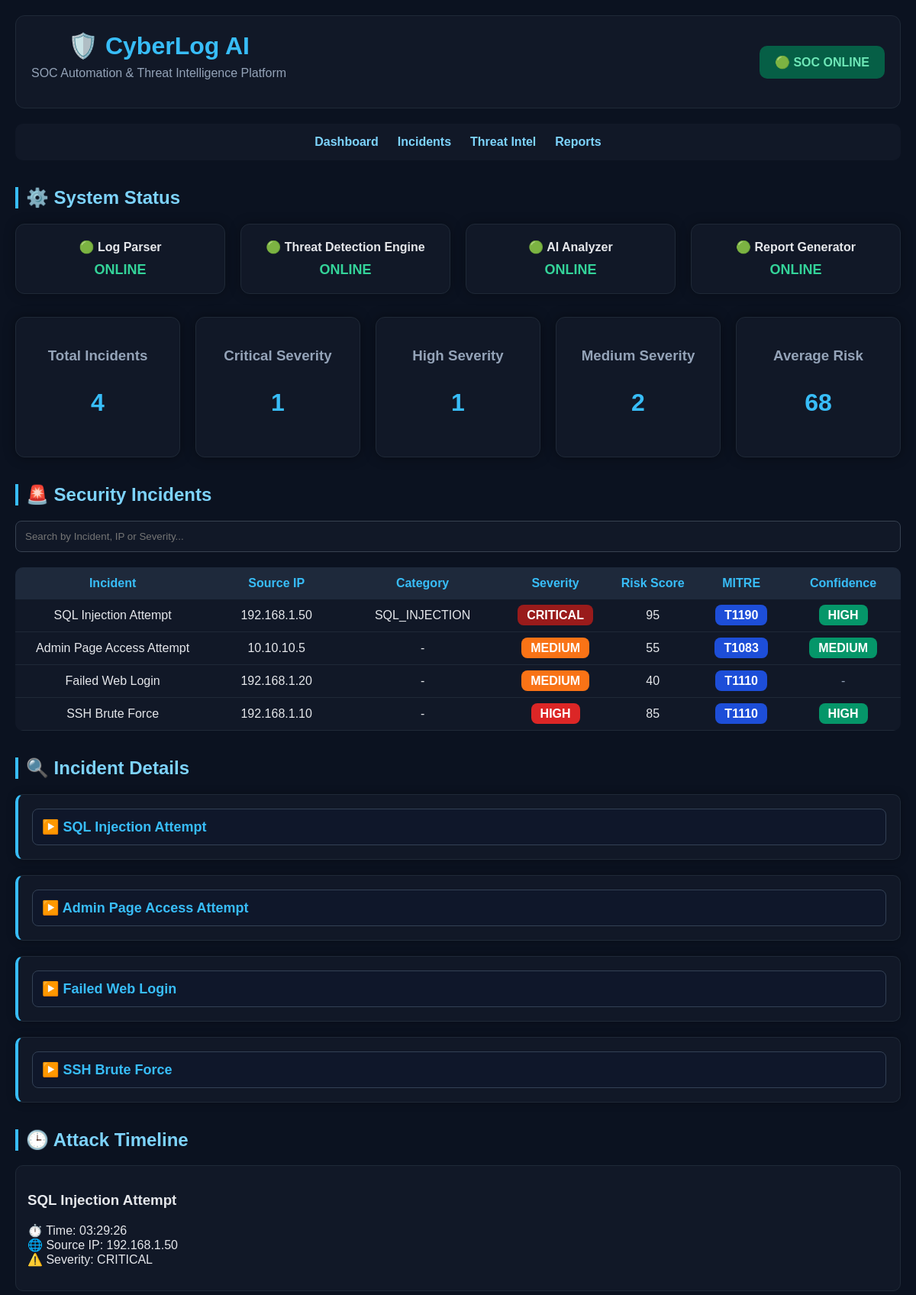
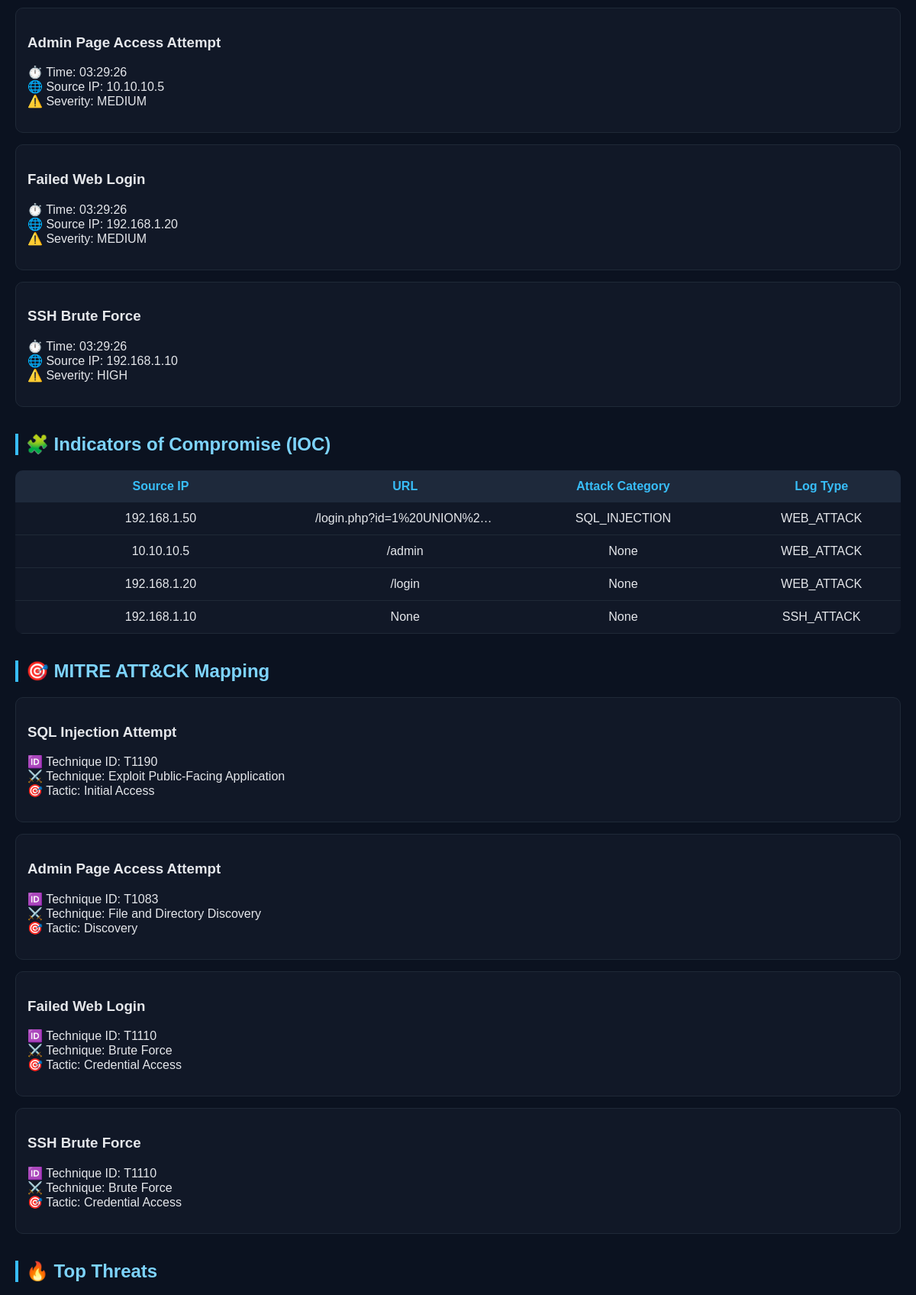
The page / (upper part) on the database its author committed (2 pictures, top to bottom).
### tables this page shows
CREATE TABLE incidents (
        id INTEGER PRIMARY KEY AUTOINCREMENT,

        incident TEXT,
        source_ip TEXT,
        severity TEXT,
        risk_score INTEGER,

        category TEXT,

        mitre TEXT,

        confidence TEXT,

        analysis TEXT,

        recommendations TEXT,

        ioc TEXT,

        threat_intelligence TEXT,

        created_at TIMESTAMP DEFAULT CURRENT_TIMESTAMP
    );

### dashboard/app.py (the view)
@app.route("/")
def dashboard():
    incidents = get_incidents()
    total = len(incidents)
    critical = len(
        [i for i in incidents if i["severity"] == "CRITICAL"]
    )
    high = len(
        [i for i in incidents if i["severity"] == "HIGH"]
    )
    medium = len(
        [i for i in incidents if i["severity"] == "MEDIUM"]
    )
    low = len(
        [i for i in incidents if i["severity"] == "LOW"]
    )
    avg_risk = 0
    if total:
        avg_risk = int(
            sum(i["risk_score"] for i in incidents) / total
        )
    top_threats = sorted(
        incidents,
        key=lambda x: x["risk_score"],
        reverse=True
    )
    timeline = AttackTimeline().generate(incidents)
    return render_template(
        "index.html",
        incidents=incidents,
        top_threats=top_threats,
        timeline=timeline,
        ioc_data=incidents,
        mitre_data=incidents,
        total=total,
        critical=critical,
        high=high,
        medium=medium,
        low=low,
        avg_risk=avg_risk
    )

### dashboard/services/database_service.py (called while the page is built)
def get_incidents():
    conn = sqlite3.connect(DB_PATH)
    conn.row_factory = sqlite3.Row
    cursor = conn.cursor()
    cursor.execute(
        "SELECT * FROM incidents ORDER BY id DESC"
    )
    rows = cursor.fetchall()
    incidents = []
    for row in rows:
        incident = dict(row)
        incident["ioc"] = json.loads(
            incident["ioc"] or "{}"
        )
        incident["mitre"] = json.loads(
            incident["mitre"] or "{}"
        )
        incident["threat_intelligence"] = json.loads(
            incident["threat_intelligence"] or "{}"
        )
        incident["recommendations"] = json.loads(
            incident["recommendations"] or "[]"
        )
        incidents.append(incident)
    conn.close()
    return incidents

### src/reporting/timeline.py (called while the page is built)
    def generate(self, incidents):
        timeline = []
        for incident in incidents:
            timeline.append({
                "time": datetime.now().strftime("%H:%M:%S"),
                "incident": incident.get("incident"),
                "severity": incident.get("severity"),
                "source_ip": incident.get("source_ip")
            })
        return timeline

### dashboard/templates/index.html (shortened to what this page needs)
<!DOCTYPE html>
<html>
<head>
    <link rel="stylesheet" href="/static/style.css">
</head>
<body>
<header class="soc-header">
    <div>
        <h1>🛡️ CyberLog AI</h1>
        <p>SOC Automation & Threat Intelligence Platform</p>
    </div>
    <div class="status">
        🟢 SOC ONLINE
    </div>
</header>
<nav class="navbar">
    <a href="/">Dashboard</a>
    <a href="#incidents">Incidents</a>
    <a href="#threats">Threat Intel</a>
    <a href="#reports">Reports</a>
</nav>
<section class="system-status">
    <h2>⚙️ System Status</h2>
    <div class="status-grid">
        <div class="status-card">
            🟢 Log Parser
            <br>
            <span>ONLINE</span>
        </div>
        <div class="status-card">
            🟢 Threat Detection Engine
            <br>
            <span>ONLINE</span>
        </div>
        <div class="status-card">
            🟢 AI Analyzer
            <br>
            <span>ONLINE</span>
        </div>
        <div class="status-card">
            🟢 Report Generator
            <br>
            <span>ONLINE</span>
        </div>
    </div>
</section>
<div class="cards">
    <div class="card">
        <h3>Total Incidents</h3>
        <p id="totalIncidents">{{ total }}</p>
    </div>
    <div class="card">
    <h3>Critical Severity</h3>
    <p id="criticalCount">{{ critical }}</p>
</div>
<div class="card">
    <h3>High Severity</h3>
    <p id="highCount">{{ high }}</p>
</div>
<div class="card">
    <h3>Medium Severity</h3>
    <p id="mediumCount">{{ medium }}</p>
</div>
<div class="card">
    <h3>Average Risk</h3>
    <p id="avgRisk">{{ avg_risk }}</p>
</div>
</div>
<h2>🚨 Security Incidents</h2>
<input
    type="text"
    id="searchInput"
    placeholder="Search by Incident, IP or Severity..."
    onkeyup="searchTable()"
>
<table>
<tr>
    <th>Incident</th>
    <th>Source IP</th>
    <th>Category</th>
    <th>Severity</th>
    <th>Risk Score</th>
    <th>MITRE</th>
    <th>Confidence</th>
</tr>
<tbody id="incidentsTable">
{% for incident in incidents %}
<tr>
    <td>{{ incident.incident }}</td>
    <td>{{ incident.source_ip }}</td>
    <td>
    {% if incident.ioc.attack_category %}
        {{ incident.ioc.attack_category }}
    {% else %}
        -
    {% endif %}
    </td>
    <td>
    {% if incident.severity == "CRITICAL" %}
        <span class="severity-critical">{{ incident.severity }}</span>
    {% elif incident.severity == "HIGH" %}
        <span class="severity-high">{{ incident.severity }}</span>
    {% elif incident.severity == "MEDIUM" %}
        <span class="severity-medium">{{ incident.severity }}</span>
    {% else %}
        <span class="severity-low">{{ incident.severity }}</span>
    {% endif %}
    </td>
    <td>{{ incident.risk_score }}</td>
    <td>
    <span class="mitre-badge">
        {{ incident.mitre.technique_id }}
    </span>
</td>
    <td>
{% if incident.threat_intelligence.confidence %}
    <span class="confidence-badge">
        {{ incident.threat_intelligence.confidence }}
    </span>
{% else %}
    <span class="confidence-none">
        -
    </span>
{% endif %}
</td>
</tr>
{% endfor %}
</tbody>
</table>
<h2>🔍 Incident Details</h2>
{% for incident in incidents %}
<details class="incident-details">
<summary>{{ incident.incident }}</summary>
</details>
{% endfor %}
<h2>🕒 Attack Timeline</h2>
<div class="timeline">
{% for event in timeline %}
<div class="timeline-item">
    <h3>{{ event.incident }}</h3>
    <p>
        ⏱️ Time: {{ event.time }} <br>
        🌐 Source IP: {{ event.source_ip }} <br>
        ⚠️ Severity: {{ event.severity }}
    </p>
</div>
{% endfor %}
</div>
<h2>🧩 Indicators of Compromise (IOC)</h2>
<table>
<tr>
    <th>Source IP</th>
    <th>URL</th>
    <th>Attack Category</th>
    <th>Log Type</th>
</tr>
{% for item in ioc_data %}
<tr>
    <td>{{ item.ioc.source_ip }}</td>
    <td>{{ item.ioc.url }}</td>
    <td>{{ item.ioc.attack_category }}</td>
    <td>{{ item.ioc.log_type }}</td>
</tr>
{% endfor %}
</table>
<h2>🎯 MITRE ATT&CK Mapping</h2>
<div class="mitre-panel">
{% for item in mitre_data %}
<div class="mitre-item">
    <h3>{{ item.incident }}</h3>
    <p>
        🆔 Technique ID:
        {{ item.mitre.technique_id }}
        <br>
        ⚔️ Technique:
        {{ item.mitre.technique }}
        <br>
        🎯 Tactic:
        {{ item.mitre.tactic }}
    </p>
</div>
{% endfor %}
</div>
<h2>🔥 Top Threats</h2>
</body>
</html>

### dashboard/static/style.css (style rules this page uses)
* { box-sizing: border-box; }
body { margin: 0; padding: 20px; background: #0b1220; color: #e5e7eb; font-family: Arial, Helvetica, sans-serif; }
h1 { text-align: center; color: #38bdf8; margin-bottom: 30px; }
h2 { color: #7dd3fc; border-left: 4px solid #38bdf8; padding-left: 10px; margin-top: 35px; }
.cards { display: grid; grid-template-columns: repeat(auto-fit, minmax(180px, 1fr)); gap: 20px; margin-bottom: 30px; }
.card { background: #111827; border: 1px solid #1f2937; border-radius: 12px; padding: 20px; text-align: center; box-shadow: 0 0 15px rgba(0,0,0,0.4); }
.card h3 { color: #94a3b8; }
.card p { font-size: 32px; font-weight: bold; color: #38bdf8; }
input { width: 100%; padding: 12px; margin-bottom: 20px; background: #111827; border: 1px solid #374151; color: white; border-radius: 8px; }
table { width: 100%; border-collapse: collapse; background: #111827; margin-bottom: 30px; border-radius: 10px; overflow: hidden; }
th { background: #1e293b; color: #38bdf8; padding: 12px; }
td { padding: 12px; border-bottom: 1px solid #1f2937; text-align: center; }
.severity-critical { background: #991b1b; color: white; font-weight: bold; padding: 5px 12px; border-radius: 8px; }
.severity-high { background: #dc2626; color: white; font-weight: bold; padding: 5px 12px; border-radius: 8px; }
.severity-medium { background: #f97316; color: white; font-weight: bold; padding: 5px 12px; border-radius: 8px; }
.timeline-item, .mitre-item { background: #111827; border: 1px solid #1f2937; border-radius: 10px; padding: 15px; margin-bottom: 15px; }
.soc-header { display: flex; justify-content: space-between; align-items: center; background: #111827; padding: 20px; border-radius: 12px; border: 1px solid #1f2937; margin-bottom: 20px; }
.soc-header h1 { margin: 0; color: #38bdf8; }
.soc-header p { color: #94a3b8; margin-top: 8px; }
.status { background: #065f46; color: #6ee7b7; padding: 12px 20px; border-radius: 10px; font-weight: bold; }
.navbar { display: flex; justify-content: center; gap: 25px; background: #111827; padding: 15px; border-radius: 10px; margin-bottom: 30px; }
.navbar a { color: #7dd3fc; text-decoration: none; font-weight: bold; }
.system-status { margin-top: 30px; margin-bottom: 30px; }
.status-grid { display: grid; grid-template-columns: repeat(auto-fit, minmax(220px, 1fr)); gap: 20px; }
.status-card { background: #111827; border: 1px solid #1f2937; border-radius: 12px; padding: 20px; text-align: center; color: #e5e7eb; font-weight: bold; box-shadow: 0 0 15px rgba(0,0,0,0.3); }
.status-card span { display: inline-block; margin-top: 10px; color: #34d399; font-size: 18px; }
.mitre-badge { background: #1d4ed8; color: white; padding: 5px 12px; border-radius: 8px; font-weight: bold; }
.confidence-badge { background: #059669; color: white; padding: 5px 12px; border-radius: 8px; font-weight: bold; }
.confidence-none { color: #94a3b8; }
table { table-layout: fixed; }
th, td { overflow: hidden; text-overflow: ellipsis; white-space: nowrap; }
th:nth-child(1), td:nth-child(1) { width: 22%; }
th:nth-child(2), td:nth-child(2) { width: 15%; }
th:nth-child(3), td:nth-child(3) { width: 18%; }
th:nth-child(4), td:nth-child(4) { width: 12%; }
th:nth-child(5), td:nth-child(5) { width: 10%; }
th:nth-child(6), td:nth-child(6) { width: 10%; }
th:nth-child(7), td:nth-child(7) { width: 13%; }
.incident-details { background: #111827; border: 1px solid #1f2937; border-left: 4px solid #38bdf8; border-radius: 10px; padding: 18px; margin: 20px 0; box-shadow: 0 0 12px rgba(0, 0, 0, 0.3); }
.incident-details summary { cursor: pointer; list-style: none; font-size: 18px; font-weight: bold; color: #38bdf8; padding: 12px; border-radius: 8px; background: #0f172a; border: 1px solid #334155; transition: background 0.2s ease; }
.incident-details summary::before { content: "▶️ "; color: #22c55e; font-weight: bold; }

### rows shown on the page
incidents: incident "SQL Injection Attempt", source_ip "192.168.1.50", ioc.attack_category "SQL_INJECTION", severity "CRITICAL", risk_score "95", mitre.technique_id "T1190", threat_intelligence.confidence "HIGH", time "03:29:26", ioc.source_ip "192.168.1.50", ioc "/login.php?id=1%20UNION%2…", ioc.log_type "WEB_ATTACK", mitre.technique "Exploit Public-Facing Application", mitre.tactic "Initial Access"
incidents: incident "Admin Page Access Attempt", source_ip "10.10.10.5", severity "MEDIUM", risk_score "55", mitre.technique_id "T1083", threat_intelligence.confidence "MEDIUM", time "03:29:26", ioc.source_ip "10.10.10.5", ioc "/admin", ioc.attack_category "None", ioc.log_type "WEB_ATTACK", mitre.technique "File and Directory Discovery", mitre.tactic "Discovery"
incidents: incident "Failed Web Login", source_ip "192.168.1.20", severity "MEDIUM", risk_score "40", mitre.technique_id "T1110", time "03:29:26", ioc.source_ip "192.168.1.20", ioc "/login", ioc.attack_category "None", ioc.log_type "WEB_ATTACK", mitre.technique "Brute Force", mitre.tactic "Credential Access"
incidents: incident "SSH Brute Force", source_ip "192.168.1.10", severity "HIGH", risk_score "85", mitre.technique_id "T1110", threat_intelligence.confidence "HIGH", time "03:29:26", ioc.source_ip "192.168.1.10", ioc "None", ioc.attack_category "None", ioc.log_type "SSH_ATTACK", mitre.technique "Brute Force", mitre.tactic "Credential Access"

### other values the page prints
{{ total }} "4"
{{ critical }} "1"
{{ high }} "1"
{{ medium }} "2"
{{ avg_risk }} "68"
